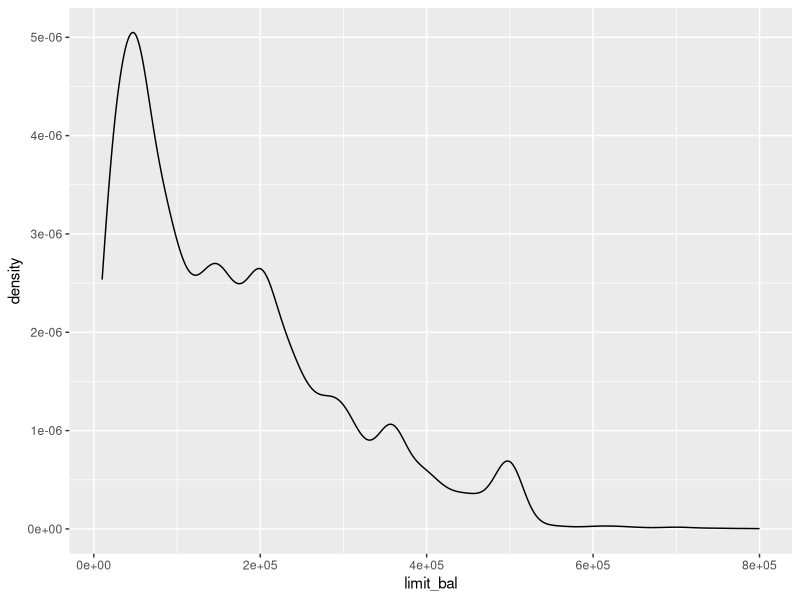
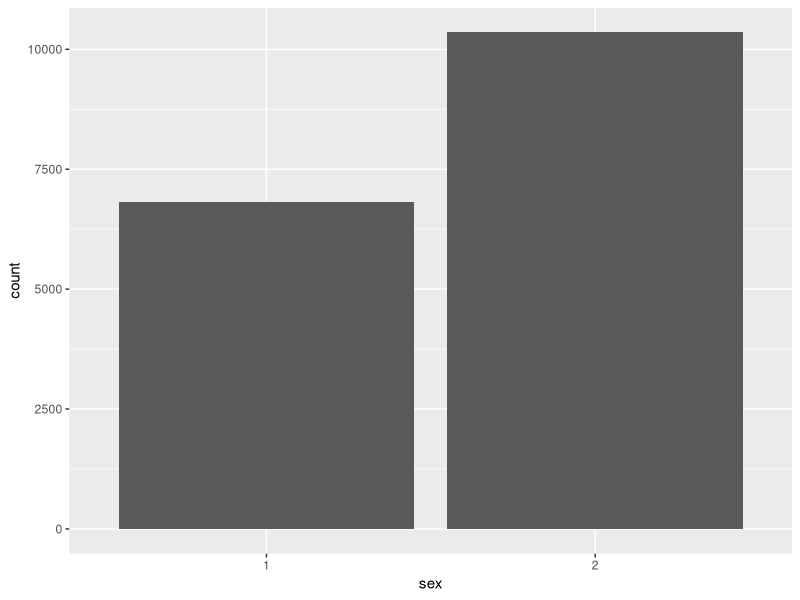
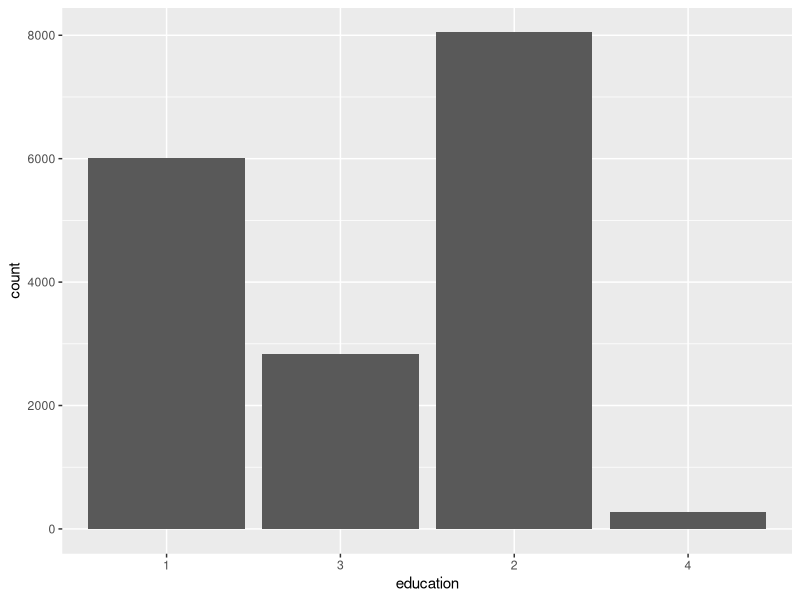
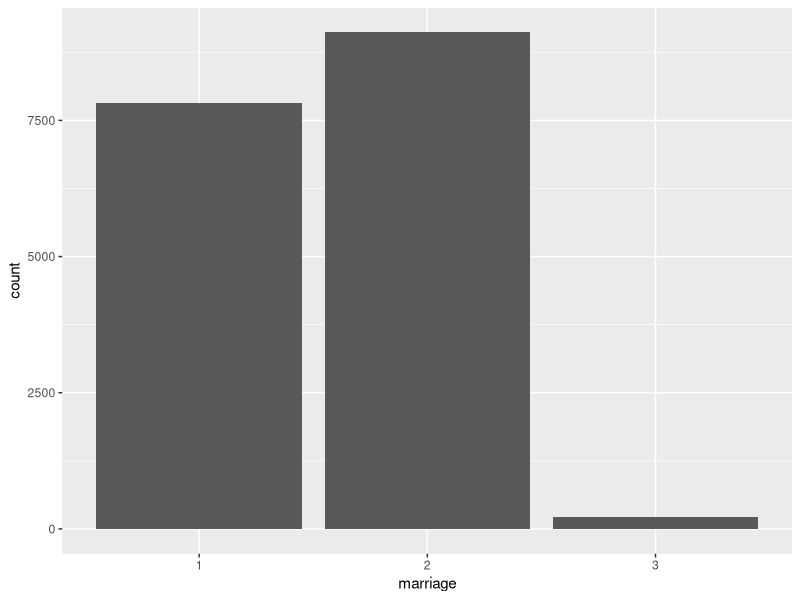
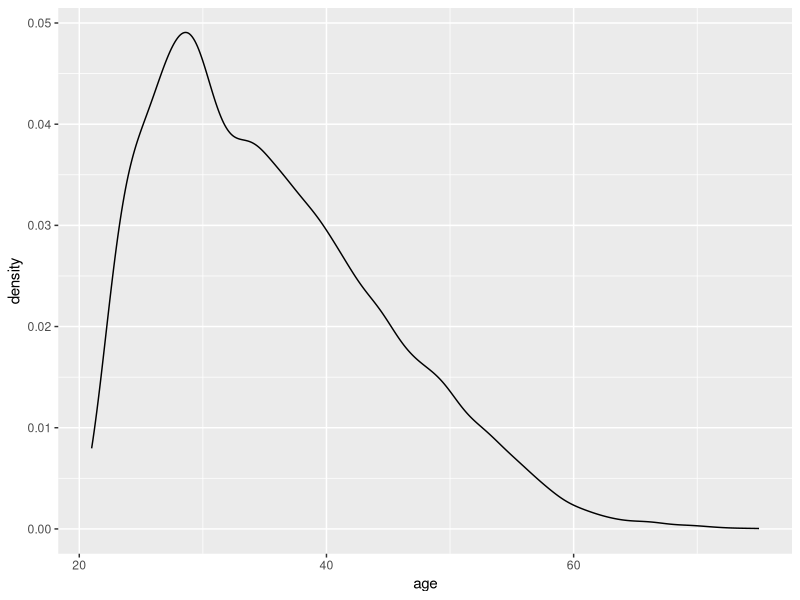
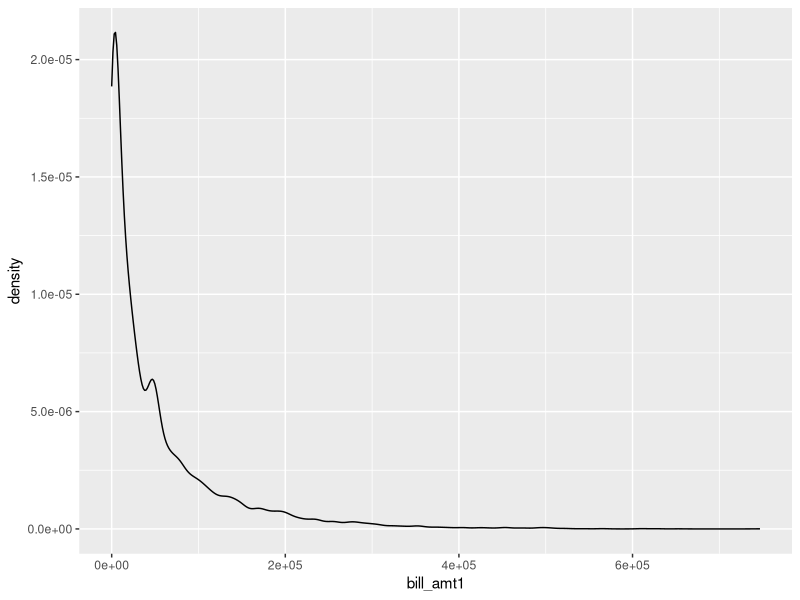
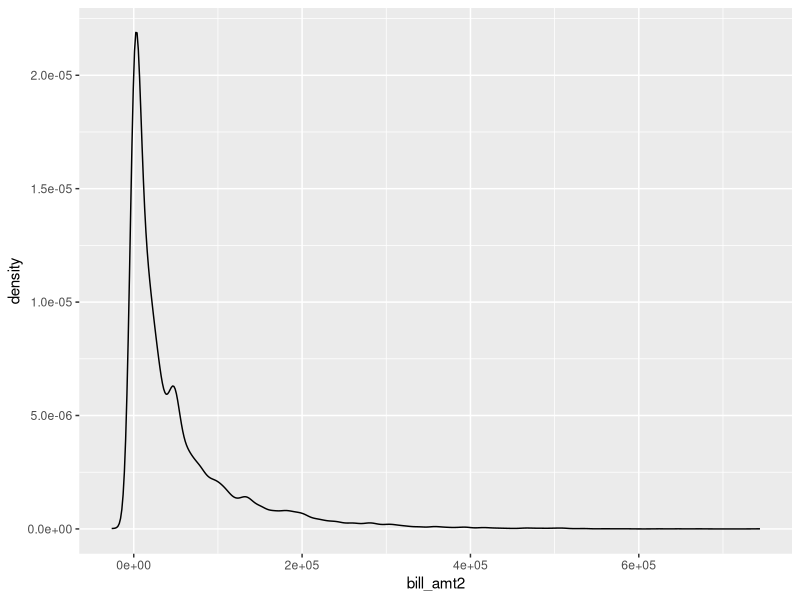
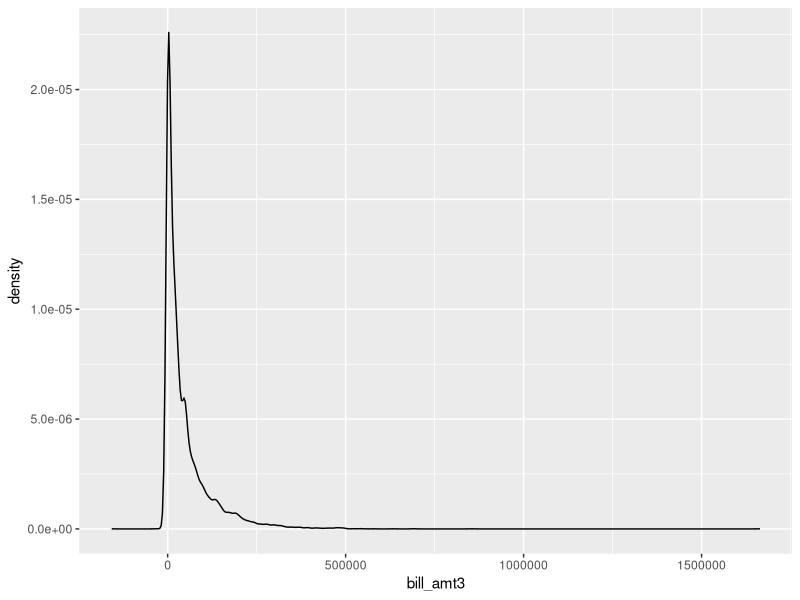

Write the R code that produced these figures, in order. (Note: this script raises an error after producing the figures.)
# I'm just playing around a little, investigating and such
library(tidyverse)
library(GGally)
library(caret)
library(modelr)
library(glmnet)

set.seed(362)

data <- read_csv("Data/final_train.csv", col_types = "dfffdddddddddddddf")
compete <- read_csv("Data/final_compete.csv", col_types = "ddfffddddddddddddd")

train <- data %>%
  sample_frac(.7)
test <- data %>%
  setdiff(train)

plot_matrix <- ggpairs(train)

plot_matrix[1,1]
plot_matrix[2,2]
plot_matrix[3,3]
plot_matrix[4,4]
plot_matrix[5,5]
plot_matrix[6,6]
plot_matrix[7,7]
plot_matrix[8,8]
plot_matrix[9,9]
plot_matrix[10,10]
plot_matrix[11,11]
plot_matrix[12,12]
plot_matrix[13,13]
plot_matrix[14,14]
plot_matrix[15,15]
plot_matrix[16,16]
plot_matrix[17,17]
plot_matrix[18,18]

x_train <- model.matrix(default ~ ., train)[,-1]
y_train <- train$default
x_test <- model.matrix(default ~ ., test)[,-1]
y_test <- test$default
lasso <- cv.glmnet(x_train, y_train, alpha = 0, family = "binomial")
best_lambda <- lasso$lambda.min

model_lasso <- glmnet(x_train, y_train, alpha = 0, family = "binomial",
                lambda = best_lambda)
pred_lasso <- predict(model_lasso, newx = x_test, type = "response")
lasso_coef <- predict(model_lasso, type = 'coefficients', s = best_lambda)

# Model accuracy
observed.classes <- test.data$diabetes
mean(predicted.classes == observed.classes)
